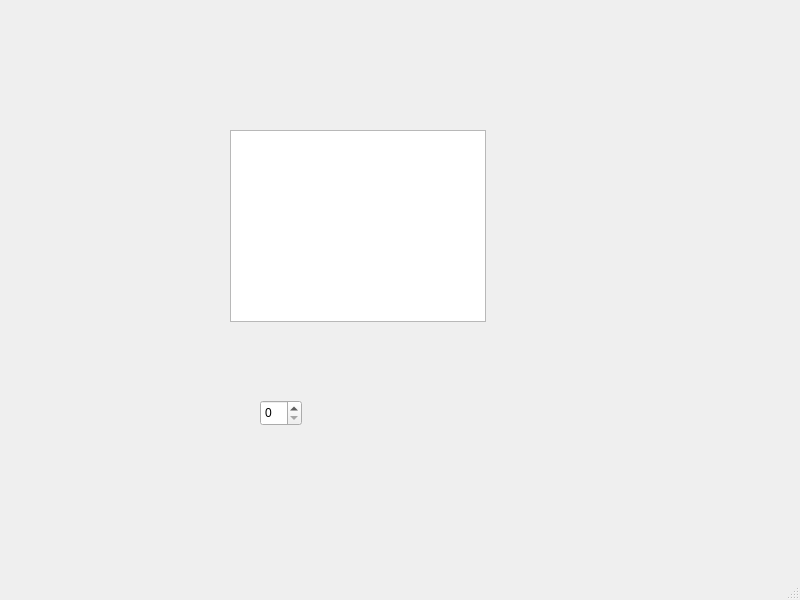
<?xml version="1.0" encoding="UTF-8"?>
<ui version="4.0">
 <class>MainWindow</class>
 <widget class="QMainWindow" name="MainWindow">
  <property name="geometry">
   <rect>
    <x>0</x>
    <y>0</y>
    <width>800</width>
    <height>600</height>
   </rect>
  </property>
  <property name="windowTitle">
   <string>MainWindow</string>
  </property>
  <widget class="QWidget" name="centralwidget">
   <widget class="QTextBrowser" name="textBrowser">
    <property name="geometry">
     <rect>
      <x>230</x>
      <y>130</y>
      <width>256</width>
      <height>192</height>
     </rect>
    </property>
   </widget>
   <widget class="QSpinBox" name="number">
    <property name="geometry">
     <rect>
      <x>260</x>
      <y>400</y>
      <width>42</width>
      <height>26</height>
     </rect>
    </property>
   </widget>
  </widget>
  <widget class="QMenuBar" name="menubar">
   <property name="geometry">
    <rect>
     <x>0</x>
     <y>0</y>
     <width>800</width>
     <height>26</height>
    </rect>
   </property>
  </widget>
  <widget class="QStatusBar" name="statusbar"/>
 </widget>
 <resources/>
 <connections/>
</ui>
